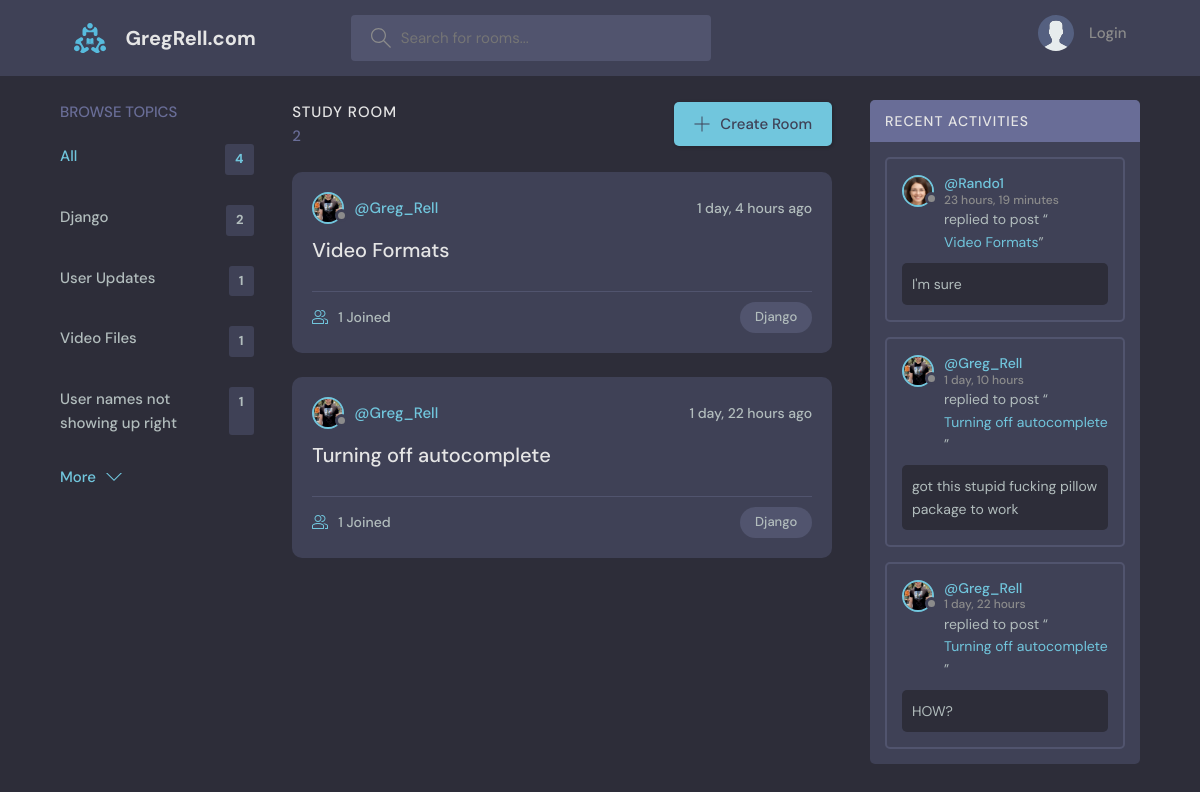
Before: /?q=Django with the older database file.
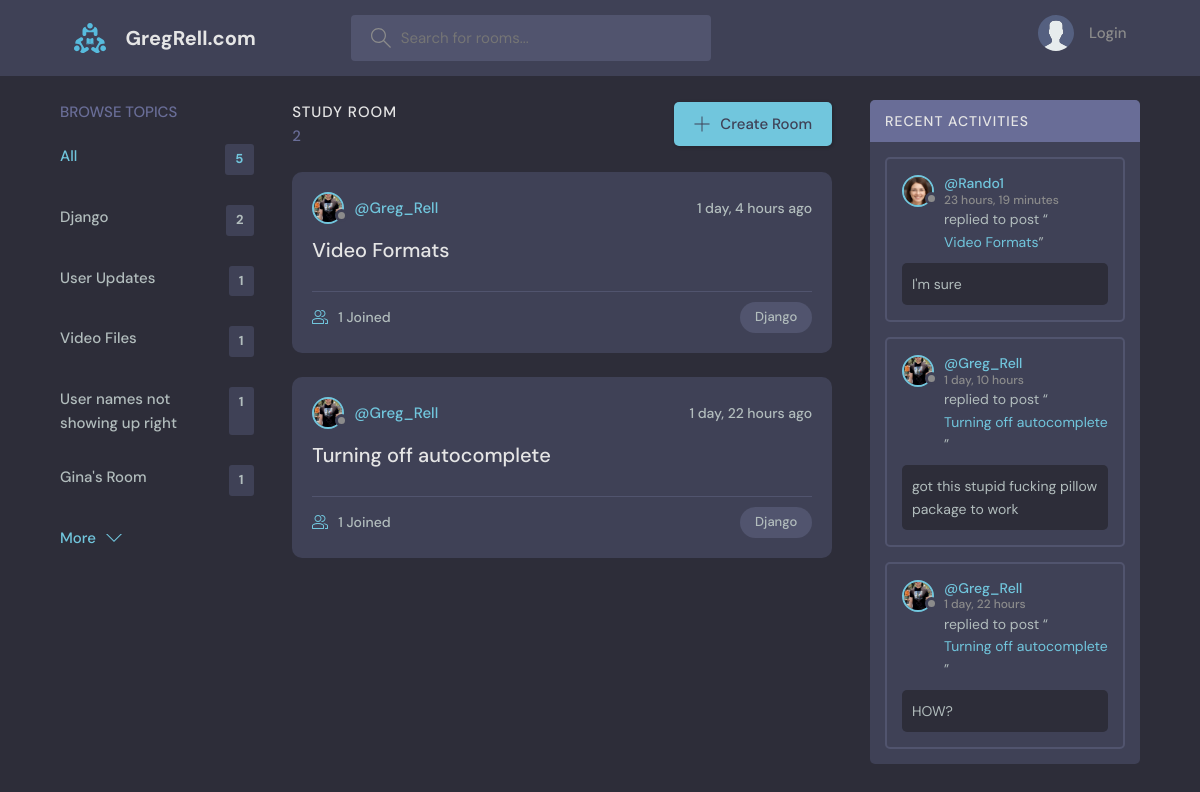
After: the same page with the newer database file.
### base/models.py (models this page shows)
class Topic(models.Model):
    name = models.CharField(max_length=200)
    def __str__(self):
        return self.name

class Room(models.Model):
    host = models.ForeignKey(User, on_delete=models.SET_NULL, null=True) # On delete of the user, this field is set
    topic = models.ForeignKey(Topic, on_delete=models.SET_NULL, null=True)
    name = models.CharField(max_length=200)
    description = models.TextField(null=True, blank=True)  # the null input arguments allow the database to have a
    participants = models.ManyToManyField(User, related_name='participants', blank=True)
    updated = models.DateTimeField(auto_now=True)  # Any time the save method is called, this will auto populate
    created = models.DateTimeField(auto_now_add=True)  # The difference between auto_now and auto_add_now is that
    class Meta:
        ordering = ['-updated', '-created']
    def __str__(self):
        return self.name

class User(AbstractUser):
    name = models.CharField(max_length=200, null=True)
    email = models.EmailField(unique=True, null=True)
    bio = models.TextField(null=True)
    avatar = models.ImageField(null=True, default="avatar.svg")
    USERNAME_FIELD = 'email'
    REQUIRED_FIELDS = []

class Message(models.Model):
    user = models.ForeignKey(User, on_delete=models.CASCADE)
    room = models.ForeignKey(Room, on_delete=models.CASCADE)  # Cascade means if the foreign key is deleted, this
    body = models.TextField()
    updated = models.DateTimeField(auto_now=True)
    created = models.DateTimeField(auto_now_add=True)
    class Meta:
        ordering = ['-updated', '-created']
    def __str__(self):
        return self.body[0:50]  # Return only the first 50 characters

### base/views.py (the view)
# urls.py: 2. Add a URL to urlpatterns:  path('', views.home, name='home')
def home(request):
    q = request.GET.get('q') if request.GET.get('q') is not None else ''
    rooms = Room.objects.filter(
        Q(topic__name__icontains=q) |
        Q(name__icontains=q) |
        Q(description__icontains=q)
    )
    rooms_count = rooms.count()
    room_messages = Message.objects.filter(
        Q(room__topic__name__icontains=q) |
        Q(room__name__icontains=q) |
        Q(user__username__icontains=q) |
        Q(body__icontains=q)
    )
    room_messages = room_messages[:15]
    topics = Topic.objects.all()
    topics_count = topics.count()
    topics = topics[:5]
    context = {'rooms': rooms, 'topics': topics, 'rooms_count': rooms_count, 'room_messages': room_messages, 'topics_count': topics_count}
    return render(request, 'Base/Home.html', context)

### base/Templates/Base/home.html (shortened to what this page needs)
<!DOCTYPE html>
{% extends 'MainTemplate.html' %}
{% block content %}
<body>
<main class="layout layout--3">
    <div class="container">
        {% include 'base/Topics_Component.html'%}
        <div class="roomList">
            <div class="roomList__header">
                <div>
                    <h2>Study Room</h2>
                    <p>{{rooms_count}}</p>
                </div>
                <a class="btn btn--main" href="{% url 'create-room' %}">
                    <svg version="1.1" xmlns="http://www.w3.org/2000/svg" width="32" height="32" viewBox="0 0 32 32">
                        <title>add</title>
                        <path
                                d="M16.943 0.943h-1.885v14.115h-14.115v1.885h14.115v14.115h1.885v-14.115h14.115v-1.885h-14.115v-14.115z"
                        ></path>
                    </svg>
                    Create Room
                </a>
            </div>
            {% include 'base/Feed_Component.html' %}
        </div>
        {% include 'base/Activity_Component.html' %}
    </div>
</main>
</body>
{% endblock %}

### base/Templates/Base/Topics_Component.html
        <div class="topics">
          <div class="topics__header">
            <h2>Browse Topics</h2>
          </div>
          <ul class="topics__list">
            <li>
              <a href="{%url 'home' %}" class="active">All <span>{{topics_count}}</span></a>
            </li>
            {% for topic in topics %}
            <li>
              <a href =" {%url 'home' %}?q={{topic.name}} ">{{topic}}<span>{{topic.room_set.all.count}}</span></a>
            </li>
            {% endfor %}
          </ul>
          <a class="btn btn--link" href="{% url 'topics' %}">
            More
            <svg version="1.1" xmlns="http://www.w3.org/2000/svg" width="32" height="32" viewBox="0 0 32 32">
              <title>chevron-down</title>
              <path d="M16 21l-13-13h-3l16 16 16-16h-3l-13 13z"></path>
            </svg>
          </a>
        </div>

### base/Templates/Base/Feed_Component.html (shortened to what this page needs)
{% for room in rooms %}
<div class="roomListRoom">
    <div class="roomListRoom__header">
        <a href="{% url 'user-profile' room.host.id %}" class="roomListRoom__author">
            <div class="avatar avatar--small">
                <img src="{{room.host.avatar.url}}"/>
            </div>
            <span>@{{room.host.username}}</span>
        </a>
        <div class="roomListRoom__actions">
            <span>{{room.created|timesince}} ago</span>
        </div>
    </div>
    <div class="roomListRoom__content">
        <a href="{% url 'room' room.id %}">{{room.name}}</a>
    </div>
    <div class="roomListRoom__meta">
        <a href="{% url 'room' room.id %}" class="roomListRoom__joined">
            {{room.participants.all.count}} Joined
        </a>
        <p class="roomListRoom__topic">{{room.topic.name}}</p>
    </div>
</div>
{% endfor %}

### base/Templates/Base/Activity_Component.html (shortened to what this page needs)
<div class="activities">
    <div class="activities__header">
        <h2>Recent Activities</h2>
    </div>
    {% for message in room_messages %}
    <div class="activities__box">
        <div class="activities__boxHeader roomListRoom__header">
            <a href="{% url 'user-profile' message.user.id %}" class="roomListRoom__author">
                <div class="avatar avatar--small">
                    <img src="{{message.user.avatar.url}}"/>
                </div>
                <p>
                    @{{message.user.username}}
                    <span>{{message.created|timesince}}</span>
                </p>
            </a>
        </div>
        <div class="activities__boxContent">
            <p>replied to post “<a href="{% url 'room' message.room.id %}">{{message.room.name}}</a>”</p>
            <div class="activities__boxRoomContent">
                {{message.body}}
            </div>
        </div>
    </div>
    {% endfor %}
</div>

Changed rows visible on the page:
added Topic: name "Gina's Room", room_set.all.count "1"
Other visible differences:
{{ topics_count }}: "4" → "5"
